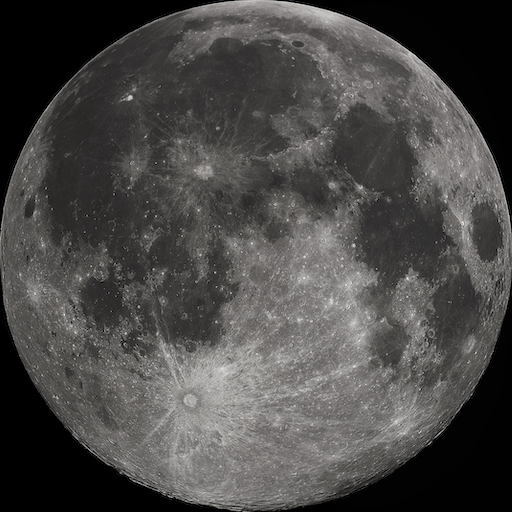
#> input picture image/FullMoon2010-512.png, 512 x 512 px
$ python dither.py .
#> lines starting #> are read from the running program, lines starting #| are printed output that depends on the picture
#! /usr/bin/env python

"""Scale, rotate, and dither the mood image, generating a sequence of images covering 90° of rotation.

The source image is from wikipedia: https://en.wikipedia.org/wiki/Moon#/media/File:FullMoon2010.jpg,
scaled to 512x512 using Preview.app.
"""

import json
import math
import numpy as np
import sys

from PIL import Image
from PIL.Image import Resampling, Palette

RAW_SIZE = 512
CROP_PIXELS = 2  # To reduce some apparent artifacts seen around the edges of the disk


def main():
    dir = sys.argv[1]

    src = Image.open(f"FullMoon2010-{RAW_SIZE}.png")
#> src is the input picture: PIL image 512x512 RGBA; mean R, G, B, A 74.4, 73, 71.6, 255
    src = src.crop((CROP_PIXELS, CROP_PIXELS, RAW_SIZE-CROP_PIXELS, RAW_SIZE-CROP_PIXELS))
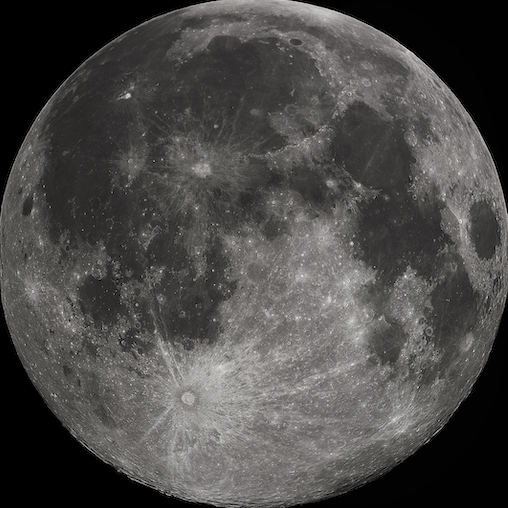
#> src: PIL image 508x508 RGBA; mean R, G, B, A 75.4, 74, 72.6, 255

    # # Test how much detail is preserved by the dithering:
    # munge(src, 0, 500).show()

    def imageName(r, s): return f"moon{radius}-{i:02d}.png"
    def imageId(r, s): return f"Moon{radius}_{i:02d}"

    radius = 35
    size = 2*radius + 1
    steps = 50  # Note: radius*π/2 or about radius*1.5 would be one-pixel steps around the perimeter
    for i in range(steps):
        img = munge(src, 90*i/steps, size)
        img.save(f"{dir}/resources/drawables/{imageName(radius, i)}")
#> this loop made 50 passes
#> pass 1, in munge, `img = img.resize((size, size), resample=Resampling.BICUBIC)`:
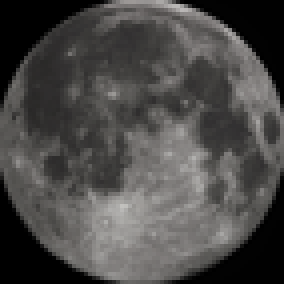
#> img: PIL image 71x71 RGBA (shown 4 times larger); mean R, G, B, A 75.4, 74.1, 72.6, 255
#> pass 1, in munge, `img = dither_mask(img)`:
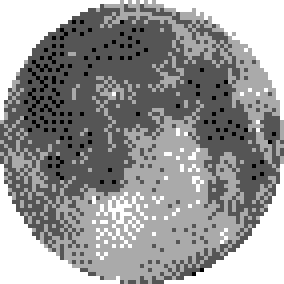
#> img: PIL image 71x71 RGBA (shown 4 times larger); mean R, G, B, A 96.4, 96.4, 96.4, 200.8; transparent parts drawn white
#> pass 2, in munge (call 2), `img = img.rotate(-angle, resample=Resampling.BICUBIC, fillcolor=(0, 0,..`:
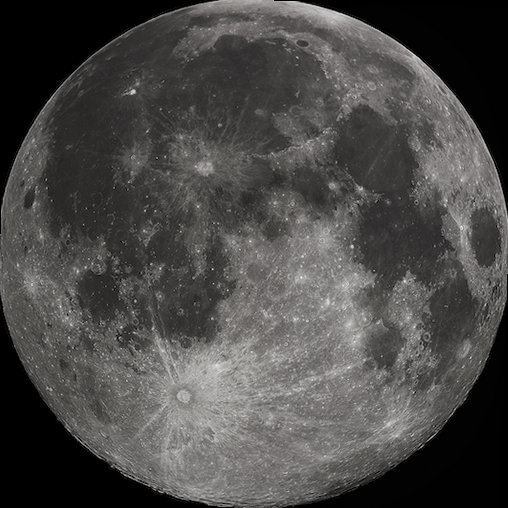
#> img: PIL image 508x508 RGBA; mean R, G, B, A 74.9, 73.5, 72.1, 255
#> after the loop:
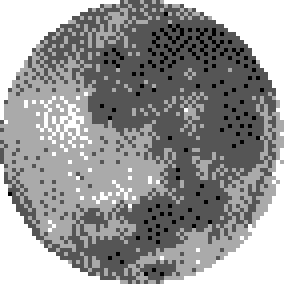
#> img: PIL image 71x71 RGBA (shown 4 times larger); mean R, G, B, A 95.5, 95.5, 95.5, 200.8; transparent parts drawn white

    with open(f"{dir}/resources/drawables/moon.xml", mode="w") as indexFile:
        indexFile.write("<drawables>\n")
        for i in range(steps):
            indexFile.write(f"""  <bitmap id="{imageId(radius, i)}" filename="{imageName(radius, i)}" />\n""")
        indexFile.write("</drawables>\n")

    with open(f"{dir}/source/moonImages.mc", mode="w") as srcFile:
        srcFile.write(f"""import Toybox.Lang;

// Generated by dither.py
module MoonImages {{
  var count as Number = {steps};
  var radius as Number = {radius};
  var keys as Array<Symbol> = [
""")
        for i in range(steps):
            srcFile.write(f"      Rez.Drawables.{imageId(radius, i)},\n")
        srcFile.write("""
  ] as Array<Symbol>;
}
""")

    ICON_SIZE = 40
    icon = munge(src, 0, ICON_SIZE)
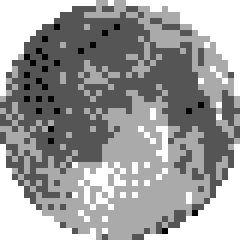
#> icon: PIL image 40x40 RGBA (shown 6 times larger); mean R, G, B, A 102.8, 102.8, 102.8, 201.4; transparent parts drawn white
    icon.save(f"{dir}/resources/drawables/launcher_icon{ICON_SIZE}.png")


def munge(img, angle, size):
    """Rotate, resize, and dither (in that order)."""

    img = img.rotate(-angle, resample=Resampling.BICUBIC, fillcolor=(0, 0, 0))

    img = img.resize((size, size), resample=Resampling.BICUBIC)

    img = dither_mask(img)

    return img


def dither_mask(img):
    """Convert image to greyscale, then dither to four pixel values, using mode "RGBA",
    and finally set all pixels outside of a central circle to transparent.

    The brightest pixel in the source is assigned the "white output value. All other values
    are scaled linearly.

    The Floyd-Steinberg diffusion weights are used.
    """

    src = np.asarray(img.convert(mode="L"))
    size = src.shape[0]

    # The source image isn't very bright, so just treat its maximum individual pixel value as
    # white and scale verything else linearly:
    max_raw = max(src[r, c] for r in range(size) for c in range(size))

    # Scale values to the range 0.0 to 1.0, and add some space below and right for error diffusion:
    vals = np.zeros((size+2, size+2), np.float32)
    vals[0:size, 0:size] = src/max_raw

    # Quantize to the 4 available gray levels, using `vals` to accumulate errors as we go:
    dst = np.zeros((size, size, 4), dtype=np.uint8)
    for y in range(size):
        for x in range(size):
            # Note: this value has already been adjusted to account for error diffused from above and left
            val = vals[y, x]

            # Divide the range of values into 4 equal sub-ranges, and assign a color to each.
            # Note: both the thresholds and the associated `qval` for each could be used to
            # manipulate the brightness/contrast of the result.
            if val > 3/4:
                qval = 1
                pval = 0xFF
            elif val > 1/2:
                qval = 2/3
                pval = 0xAA
            elif val > 1/4:
                qval = 1/3
                pval = 0x55
            else:
                qval = 0
                pval = 0x00

            err = val - qval

            # Floyd-Steinberg distribution:
            vals[y  , x+1] += err * 7/16
            vals[y+1, x-1] += err * 3/16
            vals[y+1, x  ] += err * 5/16
            vals[y+1, x+1] += err * 1/16

            # Atkinson:
            # vals[y  , x+1] += err * 1/8
            # vals[y  , x+2] += err * 1/8
            # vals[y+1, x-1] += err * 1/8
            # vals[y+1, x  ] += err * 1/8
            # vals[y+1, x+1] += err * 1/8
            # vals[y+2, x  ] += err * 1/8

            r = math.sqrt((x + 0.5 - size/2)**2 + (y + 0.5 - size/2)**2)
            if r < size/2:
                dst[y, x] = (pval, pval, pval, 0xFF)
            else:
                dst[y, x] = (0, 0, 0, 0x00)

    return Image.fromarray(dst, mode="RGBA")


if __name__ == "__main__":
    main()
